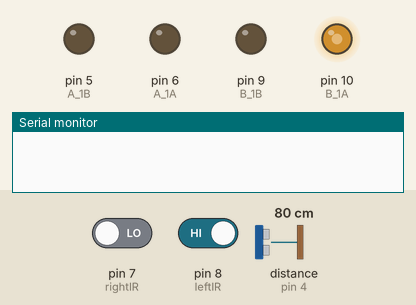
The sketch below on a simulated Arduino Uno, built with avr-gcc and run on an emulated ATmega328P. Parts: output pins drawn as LEDs (lit = HIGH), the last lines printed to the serial monitor. The inputs (shaded band) are chosen by the test bench; at power-on: pin 7 (rightIR) LOW, distance to the obstacle (sensor on pin 4) 80 cm, pin 8 (leftIR) HIGH. The echo pulse lasts 58.3 µs per cm; pins used as bus, display or sensor lines are not drawn.

Above: at 1.2 s.
1.3 s: pin 7 (rightIR) driven HIGH
At 2.4 s:
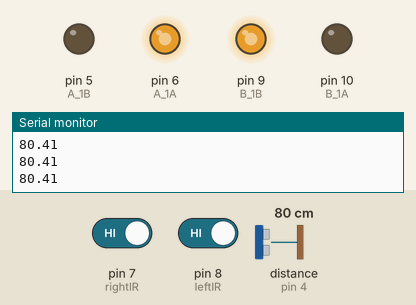
2.8 s: distance to the obstacle (sensor on pin 4) set to 54 cm
4.3 s: distance to the obstacle (sensor on pin 4) set to 44 cm
At 4.8 s:
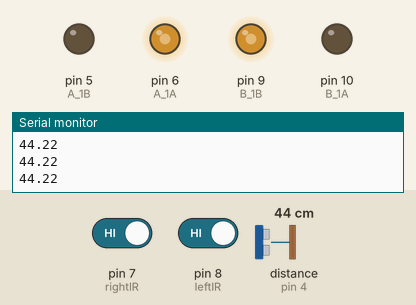
5.8 s: pin 8 (leftIR) driven LOW
At 6.9 s:
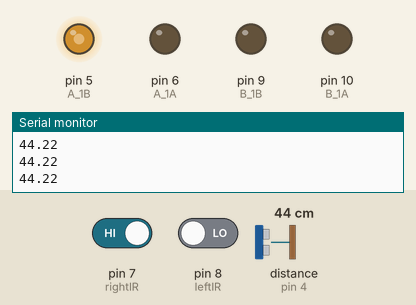
7.3 s: pin 7 (rightIR) driven LOW
At 7.9 s:
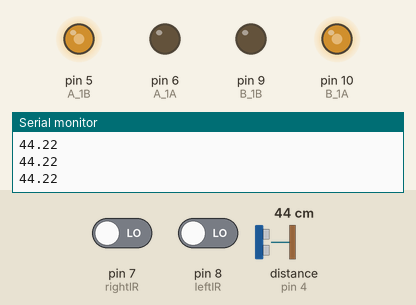
Timing chart, 0 to 9.8 s (numbered marks = the images above; inputs shaded):
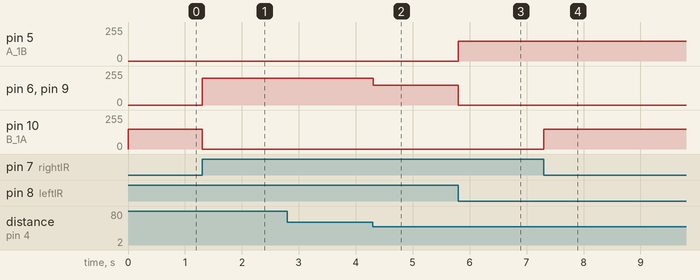

The sketch:

8.self_driving_car.ino
```cpp
const int A_1B = 5;
const int A_1A = 6;
const int B_1B = 9;
const int B_1A = 10;

const int echoPin = 4;
const int trigPin = 3;

const int rightIR = 7;
const int leftIR = 8;

float readSensorData() {
  digitalWrite(trigPin, LOW);
  delayMicroseconds(2);
  digitalWrite(trigPin, HIGH);
  delayMicroseconds(10);
  digitalWrite(trigPin, LOW);
  float distance = pulseIn(echoPin, HIGH) / 58.00; //Equivalent to (340m/s*1us)/2
  return distance;
}


void moveForward(int speed) {
  analogWrite(A_1B, 0);
  analogWrite(A_1A, speed);
  analogWrite(B_1B, speed);
  analogWrite(B_1A, 0);
}

void moveBackward(int speed) {
  analogWrite(A_1B, speed);
  analogWrite(A_1A, 0);
  analogWrite(B_1B, 0);
  analogWrite(B_1A, speed);
}


void backLeft(int speed) {
  analogWrite(A_1B, speed);
  analogWrite(A_1A, 0);
  analogWrite(B_1B, 0);
  analogWrite(B_1A, 0);
}

void backRight(int speed) {
  analogWrite(A_1B, 0);
  analogWrite(A_1A, 0);
  analogWrite(B_1B, 0);
  analogWrite(B_1A, speed);
}

void stopMove() {
  analogWrite(A_1B, 0);
  analogWrite(A_1A, 0);
  analogWrite(B_1B, 0);
  analogWrite(B_1A, 0);
}

void setup() {
  Serial.begin(9600);

  //motor
  pinMode(A_1B, OUTPUT);
  pinMode(A_1A, OUTPUT);
  pinMode(B_1B, OUTPUT);
  pinMode(B_1A, OUTPUT);

  //ultrasonic
  pinMode(echoPin, INPUT);
  pinMode(trigPin, OUTPUT);

  //IR obstacle
  pinMode(leftIR, INPUT);
  pinMode(rightIR, INPUT);
}

void loop() {

  int left = digitalRead(leftIR);  // 0: Obstructed   1: Empty
  int right = digitalRead(rightIR);

  if (!left && right) {
    backLeft(150);
  } else if (left && !right) {
    backRight(150);
  } else if (!left && !right) {
    moveBackward(150);
  } else {
    float distance = readSensorData();
    Serial.println(distance);
    if (distance > 50) { // Safe
      moveForward(200);
    } else if (distance < 10 && distance > 2) { // Attention
      moveBackward(200);
      delay(1000);
      backLeft(150);
      delay(500);
    } else {
      moveForward(150);
    }
  }
}
```

Measured:
- the behaviour switches between 50 and 49 cm on distance to the obstacle (sensor on pin 4) (found by bisection; images 1 and 2)
- after the input at 1.3 s, pin 6 (A_1A), pin 9 (B_1B): 0/255 → 200/255 at once; pin 10 (B_1A): 150/255 → 0/255 at once
- after the input at 4.3 s, pin 6 (A_1A), pin 9 (B_1B): 200/255 → 150/255 at once
- after the input at 5.8 s, pin 5 (A_1B): 0/255 → 150/255 at once; pin 6 (A_1A), pin 9 (B_1B): 150/255 → 0/255 at once
- after the input at 7.3 s, pin 10 (B_1A): 0/255 → 150/255 at once
